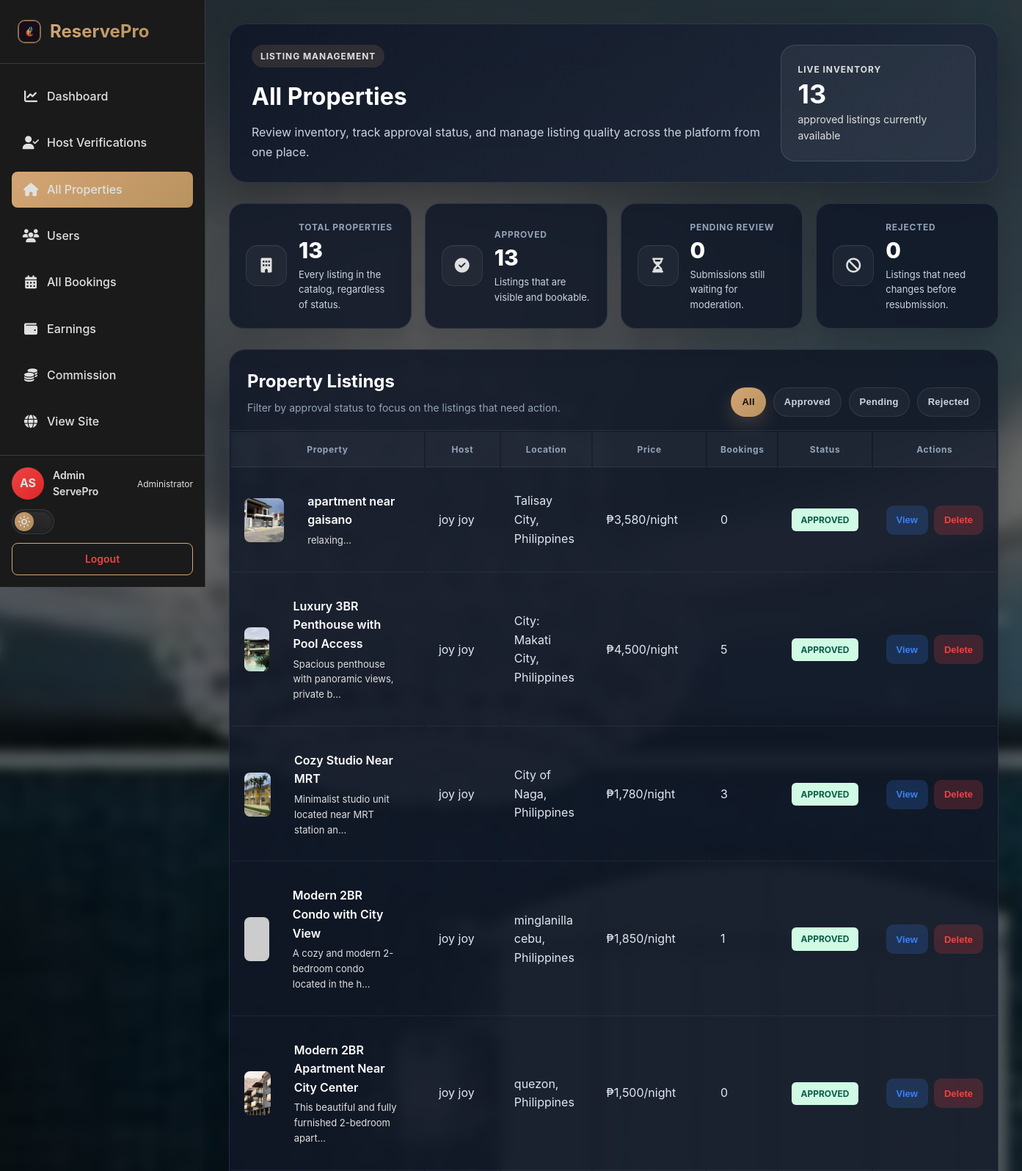
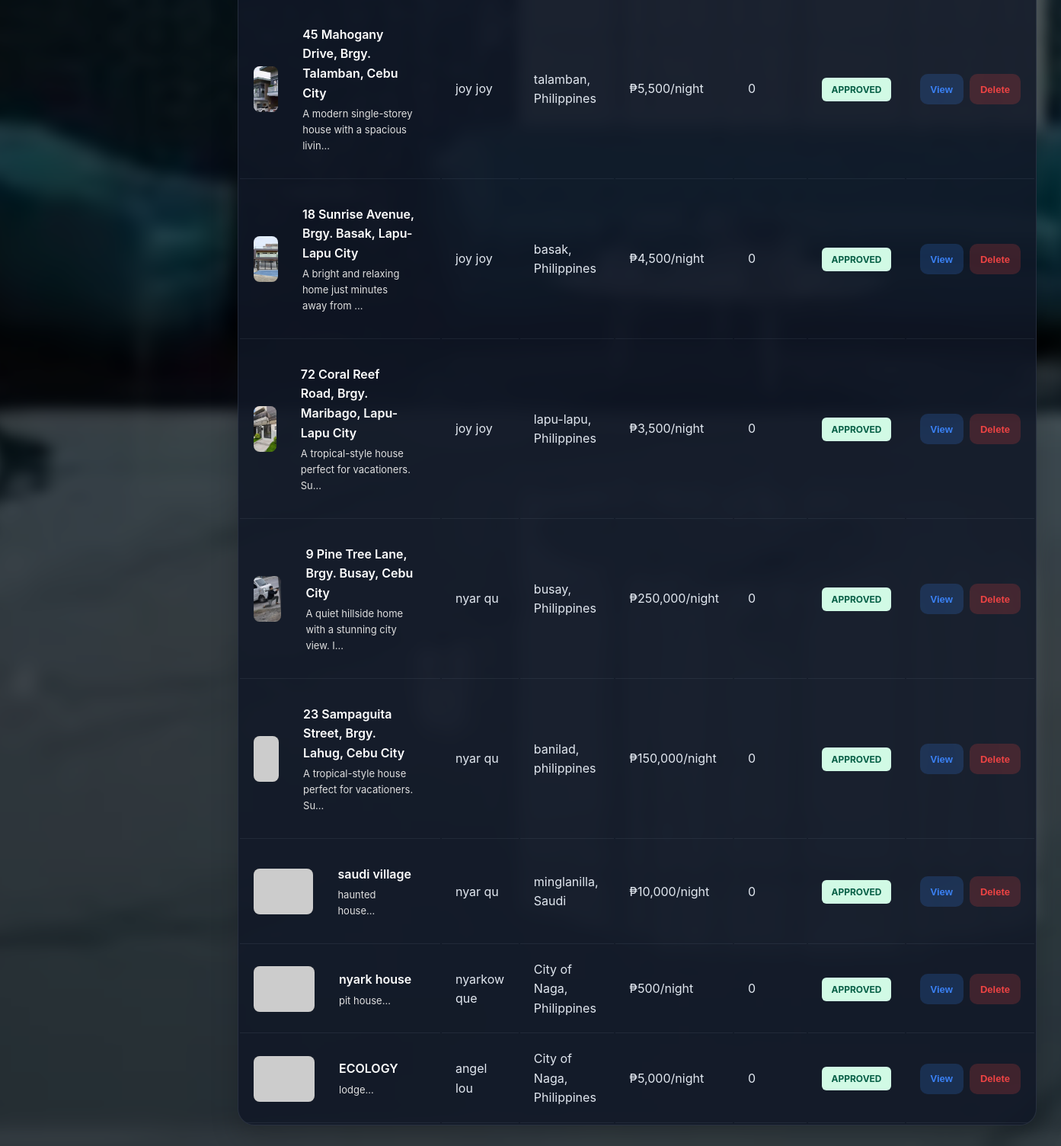
Screenshot of /admin/properties.php (signed in) with the database file from the repository (2 pictures, top to bottom).
### tables this page shows
CREATE TABLE `users` (
  `id` int(11) NOT NULL,
  `first_name` varchar(50) NOT NULL,
  `last_name` varchar(50) NOT NULL,
  `date_of_birth` date DEFAULT NULL,
  `email` varchar(100) NOT NULL,
  `password` varchar(255) NOT NULL,
  `created_at` timestamp NOT NULL DEFAULT current_timestamp(),
  `role` enum('guest','host','admin') DEFAULT 'guest',
  `email_verified` tinyint(1) NOT NULL DEFAULT 0,
  `verification_token` varchar(100) DEFAULT NULL,
  `host_verified` tinyint(1) NOT NULL DEFAULT 0,
  `host_verification_status` enum('none','under review','approved','rejected') NOT NULL DEFAULT 'none'
);

CREATE TABLE `properties` (
  `id` int(11) NOT NULL,
  `host_id` int(11) NOT NULL,
  `title` varchar(255) NOT NULL,
  `description` text NOT NULL,
  `property_type` enum('house','apartment','condo','villa','hotel') NOT NULL,
  `address` text NOT NULL,
  `city` varchar(100) NOT NULL,
  `country` varchar(100) NOT NULL,
  `price_per_night` decimal(10,2) NOT NULL,
  `max_guests` int(11) NOT NULL,
  `bedrooms` int(11) NOT NULL,
  `bathrooms` int(11) NOT NULL,
  `latitude` decimal(10,8) DEFAULT NULL,
  `longitude` decimal(11,8) DEFAULT NULL,
  `auto_accept_bookings` tinyint(1) NOT NULL DEFAULT 0,
  `average_rating` decimal(3,2) DEFAULT NULL,
  `review_count` int(11) NOT NULL DEFAULT 0,
  `status` enum('pending','approved','rejected','suspended','out_of_order') DEFAULT 'pending',
  `admin_notes` text DEFAULT NULL,
  `created_at` timestamp NOT NULL DEFAULT current_timestamp(),
  `updated_at` timestamp NOT NULL DEFAULT current_timestamp() ON UPDATE current_timestamp()
);

### config/session.php (called while the page is built, shortened)
<?php
function getCurrentUser() {
    $conn = getDBConnection();
    $user_id = $_SESSION['user_id'];
    $stmt = $conn->prepare("SELECT id, first_name, last_name, email, role, IFNULL(host_verified, 0) AS host_verified FROM users WHERE id = ?");
    $stmt->bind_param("i", $user_id);
    $stmt->execute();
    $result = $stmt->get_result();
    $user = $result->fetch_assoc();
    return $user;
}
?>

### admin/properties.php (the view, shortened to what this page needs)
<?php
require_once __DIR__ . '/../config/session.php';
$user = getCurrentUser();
$conn = getDBConnection();
$query = "
    SELECT
        p.*,
        u.first_name,
        u.last_name,
        u.email,
        COALESCE(
            (SELECT photo_url FROM property_photos WHERE property_id = p.id AND is_primary = 1 LIMIT 1),
            (SELECT photo_url FROM property_photos WHERE property_id = p.id LIMIT 1)
        ) as primary_photo,
        (SELECT COUNT(*) FROM bookings WHERE property_id = p.id) as total_bookings
    FROM properties p
    JOIN users u ON p.host_id = u.id
    ORDER BY p.created_at DESC
    LIMIT 500
";
$result = $conn->query($query);
$properties = $result->fetch_all(MYSQLI_ASSOC);
$stats = [
    'total' => count($properties),
    'approved' => 0,
    'pending' => 0,
    'rejected' => 0
];
foreach ($properties as $property) {
    $stats[$property['status']]++;
}
?>
<!DOCTYPE html>
<html lang="en">
<head>
    <link rel="stylesheet" href="../assets/css/style.css?v=10.0">
    <link rel="stylesheet" href="https://cdnjs.cloudflare.com/ajax/libs/font-awesome/6.5.2/css/all.min.css">
    <link rel="stylesheet" href="../assets/css/host-dashboard.css?v=27.2">
    <link rel="stylesheet" href="../assets/css/admin.css?v=10.5">
    <link rel="stylesheet" href="../assets/css/theme-toggle.css?v=27.5">
</head>
<body class="dashboard-page admin-page admin-clean-page admin-properties-page">
    <div class="host-layout">
        <aside class="host-sidebar">
            <div class="sidebar-header">
                <a href="../home.php" class="sidebar-brand">
                    <?php require __DIR__ . '/../includes/brand-icon-svg.php'; ?>
                    <span>ReservePro</span>
                </a>
            </div>
            <nav class="sidebar-nav">
                <a href="dashboard.php" class="nav-item">
                    <span class="nav-icon"><i class="fa-solid fa-chart-line" aria-hidden="true"></i></span>
                    <span>Dashboard</span>
                </a>
                <a href="host-verifications.php" class="nav-item">
                    <span class="nav-icon"><i class="fa-solid fa-user-check" aria-hidden="true"></i></span>
                    <span>Host Verifications</span>
                </a>
                <a href="properties.php" class="nav-item active">
                    <span class="nav-icon"><i class="fa-solid fa-house" aria-hidden="true"></i></span>
                    <span>All Properties</span>
                </a>
                <a href="users.php" class="nav-item">
                    <span class="nav-icon"><i class="fa-solid fa-users" aria-hidden="true"></i></span>
                    <span>Users</span>
                </a>
                <a href="bookings.php" class="nav-item">
                    <span class="nav-icon"><i class="fa-solid fa-calendar-days" aria-hidden="true"></i></span>
                    <span>All Bookings</span>
                </a>
                <a href="earnings.php" class="nav-item">
                    <span class="nav-icon"><i class="fa-solid fa-wallet" aria-hidden="true"></i></span>
                    <span>Earnings</span>
                </a>
                <a href="commission.php" class="nav-item">
                    <span class="nav-icon"><i class="fa-solid fa-coins" aria-hidden="true"></i></span>
                    <span>Commission</span>
                </a>
                <a href="../home.php" class="nav-item">
                    <span class="nav-icon"><i class="fa-solid fa-globe" aria-hidden="true"></i></span>
                    <span>View Site</span>
                </a>
            </nav>
            <div class="sidebar-footer">
                <div class="user-profile">
                    <div class="user-avatar" style="background: linear-gradient(135deg, #EF4444, #DC2626);">
                        <?php echo strtoupper(substr($user['first_name'], 0, 1) . substr($user['last_name'], 0, 1)); ?>
                    </div>
                    <div class="user-info">
                        <div class="user-name"><?php echo htmlspecialchars($user['first_name'] . ' ' . $user['last_name']); ?></div>
                        <div class="user-role">Administrator</div>
                    </div>
                </div>
                <div class="theme-toggle" style="margin-bottom: 12px;">
                    <span class="theme-toggle-icon" aria-hidden="true"></span>
                </div>
                <a href="../logout.php" class="btn-logout">Logout</a>
            </div>
        </aside>
        <main class="host-main">
            <div class="properties-header admin-page-hero">
                <div class="admin-page-hero-content">
                    <span class="admin-page-eyebrow">Listing Management</span>
                    <h1>All Properties</h1>
                    <p>Review inventory, track approval status, and manage listing quality across the platform from one place.</p>
                </div>
                <div class="admin-page-summary">
                    <span class="admin-page-summary-label">Live Inventory</span>
                    <strong><?php echo $stats['approved']; ?></strong>
                    <span class="admin-page-summary-text">approved listings currently available</span>
                </div>
            </div>
            <div class="properties-stats admin-metric-grid">
                <div class="stat-card admin-metric-card">
                    <div class="stat-icon admin-metric-icon is-sky"><i class="fa-solid fa-building" aria-hidden="true"></i></div>
                    <div class="stat-content admin-metric-copy">
                        <p>Total Properties</p>
                        <h3><?php echo $stats['total']; ?></h3>
                        <span class="admin-metric-note">Every listing in the catalog, regardless of status.</span>
                    </div>
                </div>
                <div class="stat-card admin-metric-card">
                    <div class="stat-icon admin-metric-icon is-emerald"><i class="fa-solid fa-circle-check" aria-hidden="true"></i></div>
                    <div class="stat-content admin-metric-copy">
                        <p>Approved</p>
                        <h3><?php echo $stats['approved']; ?></h3>
                        <span class="admin-metric-note">Listings that are visible and bookable.</span>
                    </div>
                </div>
                <div class="stat-card admin-metric-card">
                    <div class="stat-icon admin-metric-icon is-amber"><i class="fa-solid fa-hourglass-half" aria-hidden="true"></i></div>
                    <div class="stat-content admin-metric-copy">
                        <p>Pending Review</p>
                        <h3><?php echo $stats['pending']; ?></h3>
                        <span class="admin-metric-note">Submissions still waiting for moderation.</span>
                    </div>
                </div>
                <div class="stat-card admin-metric-card">
                    <div class="stat-icon admin-metric-icon is-red"><i class="fa-solid fa-ban" aria-hidden="true"></i></div>
                    <div class="stat-content admin-metric-copy">
                        <p>Rejected</p>
                        <h3><?php echo $stats['rejected']; ?></h3>
                        <span class="admin-metric-note">Listings that need changes before resubmission.</span>
                    </div>
                </div>
            </div>
            <div class="properties-table-container admin-surface">
                <div class="table-header admin-surface-header">
                    <div>
                        <h2>Property Listings</h2>
                        <p>Filter by approval status to focus on the listings that need action.</p>
                    </div>
                    <div class="filter-tabs">
                        <button type="button" class="filter-tab active" onclick="filterProperties('all', this)">All</button>
                        <button type="button" class="filter-tab" onclick="filterProperties('approved', this)">Approved</button>
                        <button type="button" class="filter-tab" onclick="filterProperties('pending', this)">Pending</button>
                        <button type="button" class="filter-tab" onclick="filterProperties('rejected', this)">Rejected</button>
                    </div>
                </div>
                <?php if (empty($properties)): ?>
                    <div class="empty-state admin-empty-state">
                        <span class="admin-empty-icon"><i class="fa-solid fa-inbox" aria-hidden="true"></i></span>
                        <h3>No Properties Found</h3>
                        <p>There are no properties in the system yet.</p>
                    </div>
                <?php else: ?>
                    <table class="properties-table">
                        <thead>
                            <tr>
                                <th>Property</th>
                                <th>Host</th>
                                <th>Location</th>
                                <th>Price</th>
                                <th>Bookings</th>
                                <th>Status</th>
                                <th>Actions</th>
                            </tr>
                        </thead>
                        <tbody>
                            <?php foreach ($properties as $property): ?>
                                <tr data-status="<?php echo $property['status']; ?>">
                                    <td>
                                        <div class="property-cell">
                                            <?php
                                        $raw = $property['primary_photo'] ?? '';
                                        $img_src = '';
                                        if (!empty($raw) && strpos($raw, 'http') === 0) {
                                            $img_src = htmlspecialchars($raw);
                                        } elseif (!empty($raw)) {
                                            $img_src = htmlspecialchars('../' . ltrim($raw, '/'));
                                        } else {
                                            $img_src = 'https://via.placeholder.com/80x60?text=No+Image';
                                        }
                                    ?>
                                            <img src="<?php echo $img_src; ?>"
                                                 alt="Property" class="property-image" loading="lazy" decoding="async" onerror="this.src='https://via.placeholder.com/80x60?text=No+Image'">
                                            <div class="property-info">
                                                <h3><?php echo htmlspecialchars($property['title']); ?></h3>
                                                <p><?php echo htmlspecialchars(substr($property['description'], 0, 50)) . '...'; ?></p>
                                            </div>
                                        </div>
                                    </td>
                                    <td><?php echo htmlspecialchars($property['first_name'] . ' ' . $property['last_name']); ?></td>
                                    <td><?php echo htmlspecialchars($property['city'] . ', ' . $property['country']); ?></td>
                                    <td class="amount">₱<?php echo number_format($property['price_per_night'], 0); ?>/night</td>
                                    <td><?php echo $property['total_bookings']; ?></td>
                                    <td>
                                        <span class="status-badge status-<?php echo $property['status']; ?>">
                                            <?php echo ucfirst($property['status']); ?>
                                        </span>
                                    </td>
                                    <td>
                                        <div class="action-buttons">
                                            <button class="btn-action btn-view" onclick="viewProperty(<?php echo $property['id']; ?>)">View</button>
                                            <button class="btn-action btn-delete" onclick="deleteProperty(<?php echo $property['id']; ?>)">Delete</button>
                                        </div>
                                    </td>
                                </tr>
                            <?php endforeach; ?>
                        </tbody>
                    </table>
                <?php endif; ?>
            </div>
        </main>
    </div>
</body>
</html>

### rows the page displays
users: first_name+last_name "AS", first_name+last_name "Admin ServePro"
properties: id "13", shows a picture, title "Luxury 3BR Penthouse with Pool Access", description "Spacious penthouse with panoramic views, private b", host.last_name "joy joy", city+country "City: Makati City, Philippines", price_per_night "4,500", total_bookings "5", status "APPROVED"
properties: shows a picture, title "apartment near gaisano", description "relaxing", host.last_name "joy joy", city+country "Talisay City, Philippines", price_per_night "3,580", total_bookings "0", status "APPROVED"
properties: shows a picture, title "Cozy Studio Near MRT", description "Minimalist studio unit located near MRT station an", host.last_name "joy joy", city+country "City of Naga, Philippines", price_per_night "1,780", total_bookings "3", status "APPROVED"
properties: title "Modern 2BR Condo with City View", description "A cozy and modern 2-bedroom condo located in the h", host.last_name "joy joy", city+country "minglanilla cebu, Philippines", price_per_night "1,850", total_bookings "1", status "APPROVED"
properties: shows a picture, title "Modern 2BR Apartment Near City Center", description "This beautiful and fully furnished 2-bedroom apart", host.last_name "joy joy", city+country "quezon, Philippines", price_per_night "1,500", total_bookings "0", status "APPROVED"
properties: shows a picture, title "45 Mahogany Drive, Brgy. Talamban, Cebu City", description "A modern single-storey house with a spacious livin", host.last_name "joy joy", city+country "talamban, Philippines", price_per_night "5,500", total_bookings "0", status "APPROVED"
properties: shows a picture, title "18 Sunrise Avenue, Brgy. Basak, Lapu-Lapu City", description "A bright and relaxing home just minutes away from", host.last_name "joy joy", city+country "basak, Philippines", price_per_night "4,500", total_bookings "0", status "APPROVED"
properties: shows a picture, title "72 Coral Reef Road, Brgy. Maribago, Lapu-Lapu City", description "A tropical-style house perfect for vacationers. Su", host.last_name "joy joy", city+country "lapu-lapu, Philippines", price_per_night "3,500", total_bookings "0", status "APPROVED"
properties: shows a picture, title "9 Pine Tree Lane, Brgy. Busay, Cebu City", description "A quiet hillside home with a stunning city view. I", host.last_name "nyar qu", city+country "busay, Philippines", price_per_night "250,000", total_bookings "0", status "APPROVED"
properties: title "23 Sampaguita Street, Brgy. Lahug, Cebu City", description "A tropical-style house perfect for vacationers. Su", host.last_name "nyar qu", city+country "banilad, philippines", price_per_night "150,000", total_bookings "0", status "APPROVED"
properties: title "saudi village", description "haunted house", host.last_name "nyar qu", city+country "minglanilla, Saudi", price_per_night "10,000", total_bookings "0", status "APPROVED"
properties: title "nyark house", description "pit house", host.last_name "nyarkow que", city+country "City of Naga, Philippines", price_per_night "500", total_bookings "0", status "APPROVED"
properties: title "ECOLOGY", description "lodge", host.last_name "angel lou", city+country "City of Naga, Philippines", price_per_night "5,000", total_bookings "0", status "APPROVED"

### other values shown
$stats['pending'] "0"
$stats['rejected'] "0"
